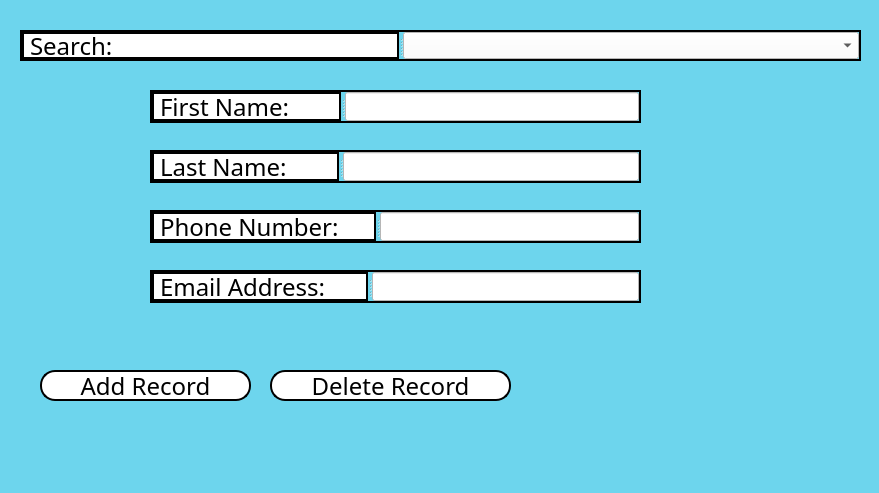
<?xml version="1.0" encoding="UTF-8"?>
<ui version="4.0">
 <class>DoctorContact</class>
 <widget class="QDialog" name="DoctorContact">
  <property name="geometry">
   <rect>
    <x>0</x>
    <y>0</y>
    <width>879</width>
    <height>493</height>
   </rect>
  </property>
  <property name="windowTitle">
   <string>Dialog</string>
  </property>
  <property name="styleSheet">
   <string notr="true">*{
    font-family: century gothic;
    font-size: 24px;
}

QToolButton
{
    background: #D1D2D2;
    border-radius: 30px;
}

QLabel
{
    color: black;
}

QPushButton
{
   border: 2px solid black;
   background-color: #D1D2D2;
   border-radius: 15px;
}

QPushButton:hover
{
   color: #D1D2D2;
   border-radius: 15px;
   background: #16A5C3;
}

QFrame
{
  background: #C7D1D1;
  border: 2px solid black
}
QWidget
{
  background-color:   #6dd5ed;
}

QMessageBox
{
   color: black;
   background-color: white;
}</string>
  </property>
  <widget class="QSplitter" name="splitter_2">
   <property name="geometry">
    <rect>
     <x>150</x>
     <y>90</y>
     <width>491</width>
     <height>33</height>
    </rect>
   </property>
   <property name="orientation">
    <enum>Qt::Horizontal</enum>
   </property>
   <widget class="QLabel" name="FirstName_Label">
    <property name="styleSheet">
     <string notr="true">QLabel
{
    color: black;
    background-color: white;
}</string>
    </property>
    <property name="text">
     <string>First Name:</string>
    </property>
   </widget>
   <widget class="QLineEdit" name="FirstName_LineEdit">
    <property name="toolTip">
     <string>&lt;html&gt;&lt;head/&gt;&lt;body&gt;&lt;p&gt;Add/Remove doctor first name.&lt;/p&gt;&lt;/body&gt;&lt;/html&gt;</string>
    </property>
    <property name="styleSheet">
     <string notr="true">QLineEdit
{
    color: black;
    background-color: white;
}</string>
    </property>
   </widget>
  </widget>
  <widget class="QSplitter" name="splitter">
   <property name="geometry">
    <rect>
     <x>20</x>
     <y>30</y>
     <width>841</width>
     <height>31</height>
    </rect>
   </property>
   <property name="orientation">
    <enum>Qt::Horizontal</enum>
   </property>
   <widget class="QLabel" name="Search_Label">
    <property name="styleSheet">
     <string notr="true">QLabel
{
    color: black;
    background-color: white;
}</string>
    </property>
    <property name="text">
     <string>Search:</string>
    </property>
   </widget>
   <widget class="QComboBox" name="Search_Combo">
    <property name="toolTip">
     <string>&lt;html&gt;&lt;head/&gt;&lt;body&gt;&lt;p&gt;Search Doctors by available IDs&lt;/p&gt;&lt;/body&gt;&lt;/html&gt;</string>
    </property>
    <property name="styleSheet">
     <string notr="true">QComboBox
{
    color: black;
    background-color: white;
}</string>
    </property>
   </widget>
  </widget>
  <widget class="QSplitter" name="splitter_3">
   <property name="geometry">
    <rect>
     <x>150</x>
     <y>150</y>
     <width>491</width>
     <height>33</height>
    </rect>
   </property>
   <property name="orientation">
    <enum>Qt::Horizontal</enum>
   </property>
   <widget class="QLabel" name="LastName_Label">
    <property name="styleSheet">
     <string notr="true">QLabel
{
    color: black;
    background-color: white;
}</string>
    </property>
    <property name="text">
     <string>Last Name:</string>
    </property>
   </widget>
   <widget class="QLineEdit" name="LastName_LineEdit">
    <property name="toolTip">
     <string>&lt;html&gt;&lt;head/&gt;&lt;body&gt;&lt;p&gt;Add/Remove doctor last name.&lt;/p&gt;&lt;/body&gt;&lt;/html&gt;</string>
    </property>
    <property name="styleSheet">
     <string notr="true">QLineEdit
{
    color: black;
    background-color: white;
}</string>
    </property>
   </widget>
  </widget>
  <widget class="QPushButton" name="AddRecord_BTN">
   <property name="geometry">
    <rect>
     <x>40</x>
     <y>370</y>
     <width>211</width>
     <height>31</height>
    </rect>
   </property>
   <property name="toolTip">
    <string>&lt;html&gt;&lt;head/&gt;&lt;body&gt;&lt;p&gt;Adds a doctor's record with the current field. &lt;/p&gt;&lt;/body&gt;&lt;/html&gt;</string>
   </property>
   <property name="styleSheet">
    <string notr="true">QPushButton
{
   border: 2px solid black;
   background-color: white;
   border-radius: 15px;
}</string>
   </property>
   <property name="text">
    <string>Add Record</string>
   </property>
  </widget>
  <widget class="QSplitter" name="splitter_4">
   <property name="geometry">
    <rect>
     <x>150</x>
     <y>210</y>
     <width>491</width>
     <height>33</height>
    </rect>
   </property>
   <property name="orientation">
    <enum>Qt::Horizontal</enum>
   </property>
   <widget class="QLabel" name="Phone_Label">
    <property name="styleSheet">
     <string notr="true">QLabel
{
    color: black;
    background-color: white;
}</string>
    </property>
    <property name="text">
     <string>Phone Number:</string>
    </property>
   </widget>
   <widget class="QLineEdit" name="Phone_LineEdit">
    <property name="toolTip">
     <string>&lt;html&gt;&lt;head/&gt;&lt;body&gt;&lt;p&gt;Doctor's phone number&lt;/p&gt;&lt;/body&gt;&lt;/html&gt;</string>
    </property>
    <property name="styleSheet">
     <string notr="true">QLineEdit
{
    color: black;
    background-color: white;
}</string>
    </property>
   </widget>
  </widget>
  <widget class="QPushButton" name="DeleteRecord_BTN">
   <property name="geometry">
    <rect>
     <x>270</x>
     <y>370</y>
     <width>241</width>
     <height>31</height>
    </rect>
   </property>
   <property name="toolTip">
    <string>&lt;html&gt;&lt;head/&gt;&lt;body&gt;&lt;p&gt;Delete the current doctor&lt;/p&gt;&lt;/body&gt;&lt;/html&gt;</string>
   </property>
   <property name="styleSheet">
    <string notr="true">QPushButton
{
   border: 2px solid black;
   background-color: white;
   border-radius: 15px;
}</string>
   </property>
   <property name="text">
    <string>Delete Record</string>
   </property>
  </widget>
  <widget class="QSplitter" name="splitter_5">
   <property name="geometry">
    <rect>
     <x>150</x>
     <y>270</y>
     <width>491</width>
     <height>33</height>
    </rect>
   </property>
   <property name="orientation">
    <enum>Qt::Horizontal</enum>
   </property>
   <widget class="QLabel" name="Email_Label">
    <property name="styleSheet">
     <string notr="true">QLabel
{
    color: black;
    background-color: white;
}</string>
    </property>
    <property name="text">
     <string>Email Address:</string>
    </property>
   </widget>
   <widget class="QLineEdit" name="Email_LineEdit">
    <property name="toolTip">
     <string>&lt;html&gt;&lt;head/&gt;&lt;body&gt;&lt;p&gt;Doctor's Email&lt;/p&gt;&lt;/body&gt;&lt;/html&gt;</string>
    </property>
    <property name="styleSheet">
     <string notr="true">QLineEdit
{
    color: black;
    background-color: white;
}</string>
    </property>
   </widget>
  </widget>
 </widget>
 <resources/>
 <connections/>
</ui>
